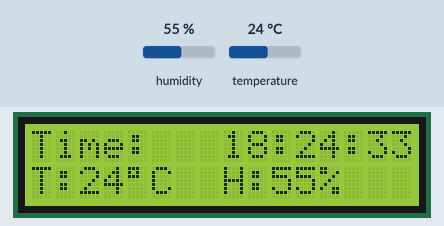
Recording of a program running on a simulated ESP32 board running MicroPython. On the bench: 16×2 character LCD. The test bench sets the inputs (shaded band); at power-on: humidity 55 %, temperature 24 °C. WiFi joins after 1.5 s; the clock reads 2024-03-15 10:24:30 at power-on unless the program sets it; library files of the repository ran but are not shown: LCD1602.py; what the program prints to the serial console is not drawn.

Above: at 3.3 s.
3.4 s: humidity set to 22 %
At 6.0 s:
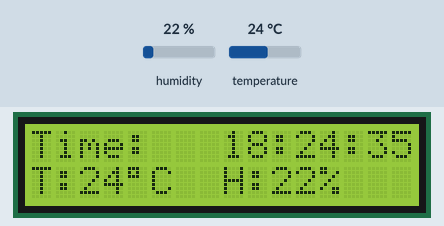
6.7 s: temperature set to 12 °C
At 10.0 s:
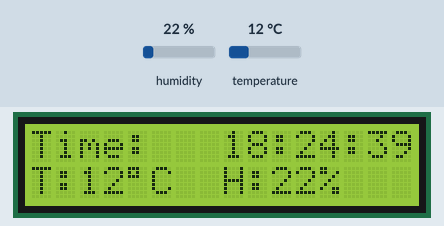
10.7 s: humidity set to 40 %
At 13.6 s:
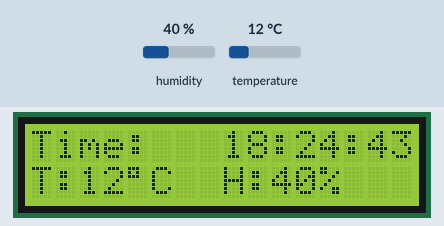
14.7 s: temperature set to 19 °C
At 17.9 s:
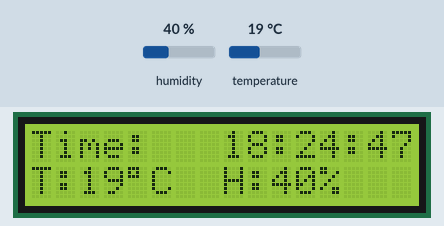
Timing chart, 0 to 19.4 s (numbered marks = the images above; inputs shaded):
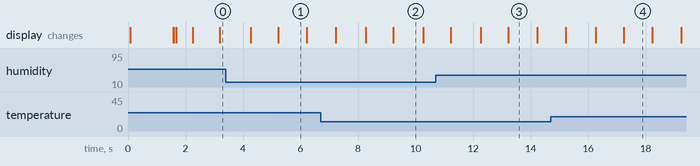

Measured:
- what the display in image 1 shows lasts 1.0 s, from 5.2 s to 6.2 s

The program:

11-2.py
```python
# 實驗 #11-2：具有溫濕度顯示的非阻塞式電子時鐘
# 執行環境：MicroPython v1.24.0 on ESP32-DevKitC

from machine import Pin, I2C, RTC
import time
import dht
import network
import ntptime
import LCD1602 # 匯入您提供的 LCD 驅動程式

# --- 使用者設定 ---
# 請在此處填寫您的 Wi-Fi 資訊
WIFI_SSID = "Hi-NET"
WIFI_PASSWORD = "9109109100"

# --- 硬體與常數設定 ---
I2C_SCL_PIN = 17
I2C_SDA_PIN = 16
DHT_DATA_PIN = 5

# 時間相關設定
UTC_OFFSET = 8

# 非阻塞式迴圈的更新間隔 (毫秒)
DISPLAY_UPDATE_INTERVAL_MS = 1000
SENSOR_READ_INTERVAL_MS = 2000
NTP_SYNC_INTERVAL_MS = 5 * 60 * 1000

# --- Wi-Fi 連線函式 ---
def connect_wifi():
    sta_if = network.WLAN(network.STA_IF)
    if not sta_if.isconnected():
        print('正在連線到 Wi-Fi...')
        lcd.clear()
        lcd.putstr("Connecting to\nWi-Fi...")
        sta_if.active(True)
        sta_if.connect(WIFI_SSID, WIFI_PASSWORD)
        start_time = time.ticks_ms()
        while not sta_if.isconnected():
            if time.ticks_diff(time.ticks_ms(), start_time) > 15000:
                print("Wi-Fi 連線失敗！")
                lcd.clear()
                lcd.putstr("Wi-Fi Connect\nFailed!")
                return False
            time.sleep_ms(100)
    print('網路已連線:', sta_if.ifconfig())
    return True

# --- NTP 時間同步函式 ---
def sync_time():
    print("正在同步 NTP 時間...")
    lcd.clear()
    lcd.putstr("Syncing Time...")
    try:
        ntptime.settime()
        print("NTP 時間同步成功")
        lcd.clear()
        lcd.putstr("Time Sync OK!")
        time.sleep_ms(500)
        return True
    except Exception as e:
        print(f"NTP 時間同步失敗: {e}")
        lcd.clear()
        lcd.putstr("Time Sync\nFailed!")
        time.sleep_ms(1000)
        return False

# --- 主程式 ---

# 初始化硬體
print("程式啟動，正在初始化硬體...")
i2c = I2C(0, scl=Pin(I2C_SCL_PIN), sda=Pin(I2C_SDA_PIN), freq=400000)
devices = i2c.scan()
if not devices:
    raise RuntimeError("找不到 I2C LCD 設備")
lcd_addr = devices[0]
lcd = LCD1602.I2cLcd(i2c, lcd_addr, 2, 16)
dht_sensor = dht.DHT11(Pin(DHT_DATA_PIN))
rtc = RTC()

# 連線網路並同步時間
if connect_wifi():
    sync_time()

# 狀態變數
temperature = 0
humidity = 0

# 非阻塞式迴圈計時器
last_display_update_ticks = 0
last_sensor_read_ticks = -SENSOR_READ_INTERVAL_MS
last_ntp_sync_ticks = time.ticks_ms()

print("初始化完成，進入主迴圈...")

# --- 主迴圈 ---
while True:
    current_ticks = time.ticks_ms()

    # 任務1: 定期同步 NTP
    if time.ticks_diff(current_ticks, last_ntp_sync_ticks) >= NTP_SYNC_INTERVAL_MS:
        sync_time()
        last_ntp_sync_ticks = current_ticks

    # 任務2: 定期讀取溫濕度
    if time.ticks_diff(current_ticks, last_sensor_read_ticks) >= SENSOR_READ_INTERVAL_MS:
        try:
            dht_sensor.measure()
            temperature = dht_sensor.temperature()
            humidity = dht_sensor.humidity()
            print(f"感測器讀取: Temp={temperature}C, Humi={humidity}%")
        except OSError as e:
            print(f"DHT 讀取錯誤: {e}")
        last_sensor_read_ticks = current_ticks

    # 任務3: 更新 LCD 顯示
    if time.ticks_diff(current_ticks, last_display_update_ticks) >= DISPLAY_UPDATE_INTERVAL_MS:
        # 取得加上時區偏移的時間
        current_time_utc = time.localtime()
        current_time_local = time.localtime(time.mktime(current_time_utc) + UTC_OFFSET * 3600)

        # 格式化時間字串
        time_str = f"{current_time_local[3]:02d}:{current_time_local[4]:02d}:{current_time_local[5]:02d}"

        # 將時間顯示在第一行
        lcd.move_to(0, 0)
        lcd.putstr(f"Time:   {time_str}")

        # 將溫濕度顯示在第二行
        temp_humi_str = f"T:{temperature:2d}{chr(223)}C  H:{humidity:2d}%"

        lcd.move_to(0, 1)
        lcd.putstr("{:<16}".format(temp_humi_str))

        last_display_update_ticks = current_ticks
```
